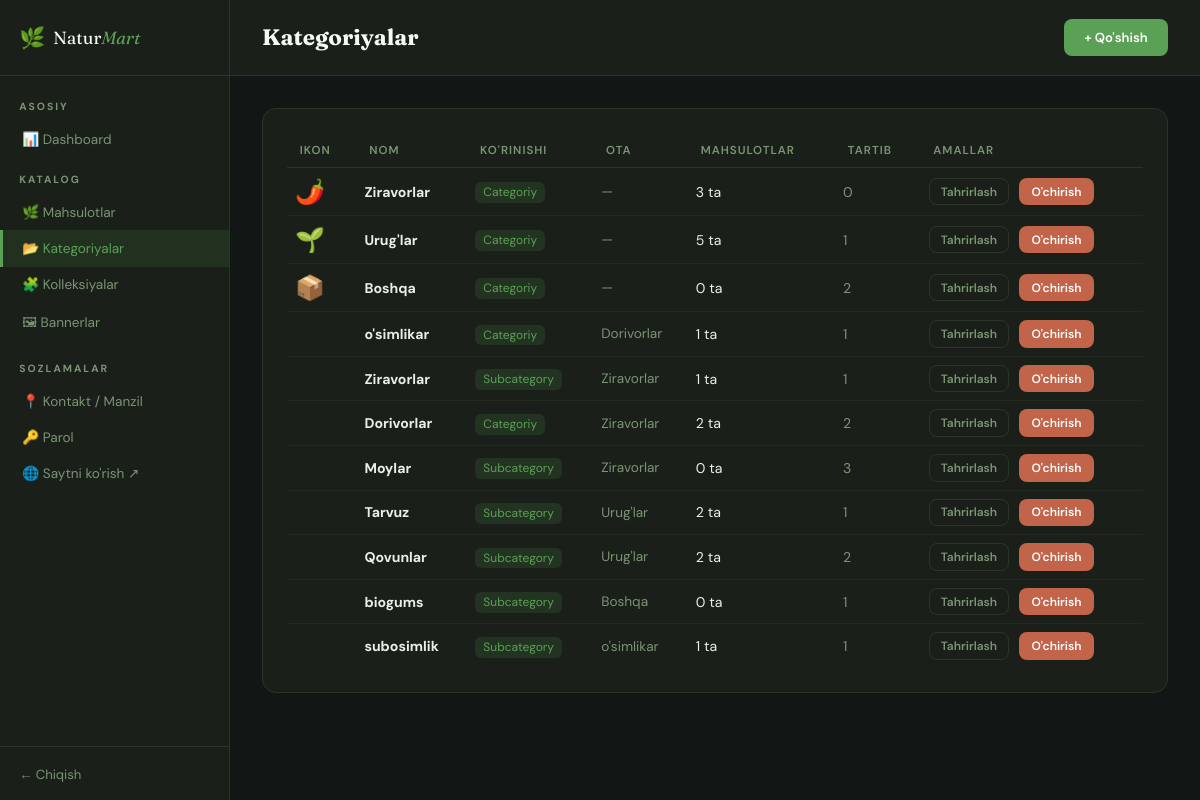
Before: /admin/kategoriyalar (signed in) with the older database file.
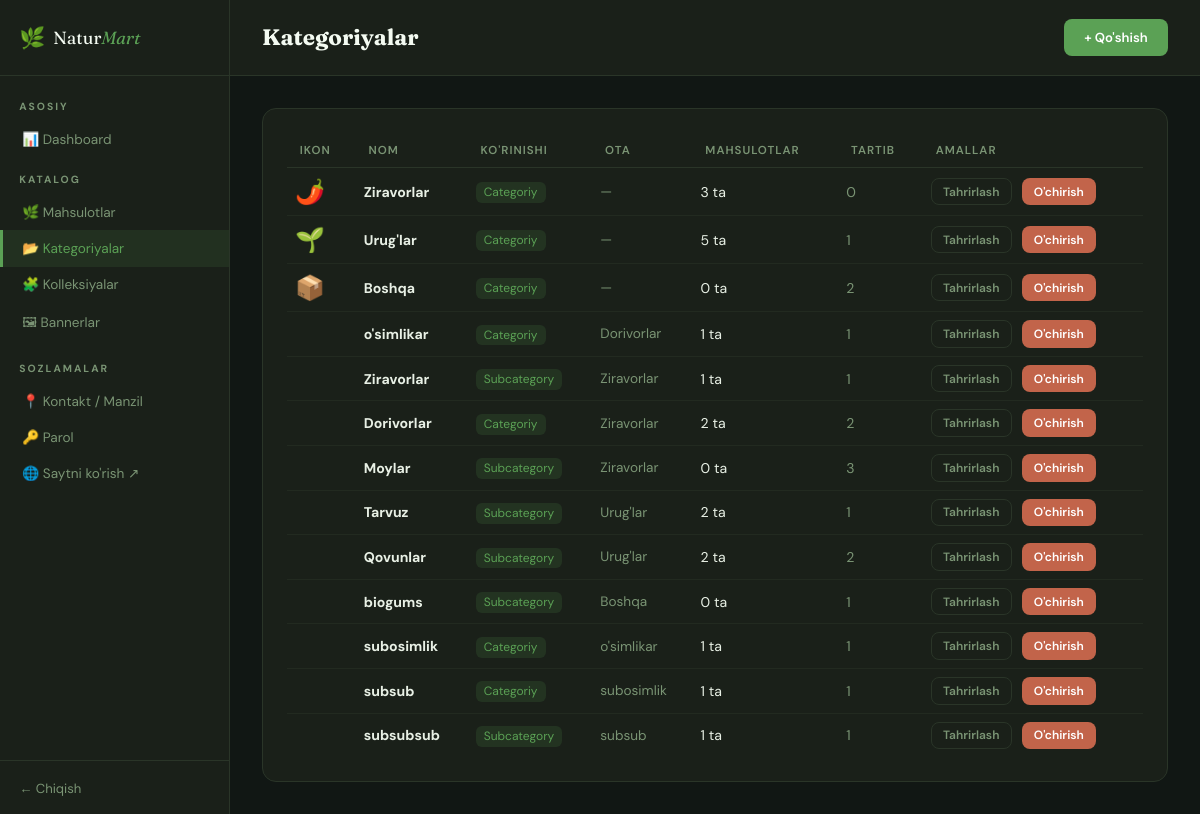
After: the same page with the newer database file.
### tables this page shows
CREATE TABLE category (
                id INTEGER PRIMARY KEY AUTOINCREMENT,
                name TEXT NOT NULL,
                slug TEXT UNIQUE NOT NULL,
                icon TEXT DEFAULT '🌿',
                type TEXT DEFAULT 'ziravod',
                description TEXT,
                sort_order INTEGER DEFAULT 0
            , parent_id INTEGER, is_type INTEGER DEFAULT 0);

### app/routes/admin.py (the view)
@admin.route('/kategoriyalar')
@login_required
def categories():
    db = get_db()
    cats = db.execute(
        'SELECT c.*, p.name as parent_name, '
        '(SELECT COUNT(*) FROM category ch WHERE ch.parent_id=c.id) as child_count, '
        'COUNT(DISTINCT pc.product_id) as prod_count '
        'FROM category c '
        'LEFT JOIN category p ON p.id=c.parent_id '
        'LEFT JOIN product_categories pc ON pc.category_id=c.id '
        'GROUP BY c.id ORDER BY COALESCE(c.parent_id,0), c.sort_order, c.name'
    ).fetchall()
    return render_template('admin/categories.html', categories=cats)

### app/__init__.py (called while the page is built)
def get_db():
    if 'db' not in g:
        g.db = sqlite3.connect(DATABASE, detect_types=sqlite3.PARSE_DECLTYPES)
        g.db.row_factory = sqlite3.Row
        g.db.execute('PRAGMA foreign_keys = ON')
    return g.db

### app/routes/admin.py (called while the page is built)
def login_required(f):
    @wraps(f)
    def decorated(*args,**kwargs):
        if not session.get('admin_id'):
            return redirect(url_for('admin.login'))
        return f(*args,**kwargs)
    return decorated

### app/templates/admin/categories.html (shortened to what this page needs)
{% extends 'admin/base_admin.html' %}
{% block content %}
<div class="topbar">
  <h1 class="page-title">Kategoriyalar</h1>
  <a href="{{ url_for('admin.add_category') }}" class="btn btn-green">+ Qo'shish</a>
</div>
<div class="admin-content">
  <div class="card">
    <table>
      <thead><tr><th>Ikon</th><th>Nom</th><th>Ko'rinishi</th><th>Ota</th><th>Mahsulotlar</th><th>Tartib</th><th>Amallar</th></tr></thead>
      <tbody>
        {% for c in categories %}
        <tr>
          <td style="font-size:1.5rem;">{{ c.icon }}</td>
          <td><strong>{{ c.name }}</strong></td>
          <td>
            {% set looks_like_type = (c.is_type or (c.child_count and c.child_count > 0)) %}
            <span style="font-size:0.75rem;background:rgba(91,161,85,0.15);color:var(--a-green);padding:0.15rem 0.5rem;border-radius:6px;">
              {% if looks_like_type %}Categoriy{% else %}Subcategory{% endif %}
            </span>
          </td>
          <td style="color:var(--a-muted);font-size:0.85rem;">{{ c.parent_name or '—' }}</td>
          <td>{{ c.prod_count }} ta</td>
          <td style="color:var(--a-muted);">{{ c.sort_order }}</td>
          <td>
            <div style="display:flex; gap:10px">
              <a href="{{ url_for('admin.edit_category', id=c.id) }}" class="btn btn-outline btn-sm">Tahrirlash</a>
              <form method="POST" action="{{ url_for('admin.delete_category', id=c.id) }}" onsubmit="return confirm('O\'chirasizmi?')">
                <button type="submit" class="btn btn-red btn-sm">O'chirish</button>
              </form>
            </div>
          </td>
        </tr>
        {% else %}
        <tr><td colspan="8" style="text-align:center;padding:2rem;color:var(--a-muted);">Kategoriya yo'q</td></tr>
        {% endfor %}
      </tbody>
    </table>
  </div>
</div>
{% endblock %}

Changed rows visible on the page:
computed for category "subosimlik": text "Subcategory" → "Categoriy"
added category: name "subsub", shows "Categoriy", parent_name "subosimlik", prod_count "1", sort_order "1"
added category: name "subsubsub", shows "Subcategory", parent_name "subsub", prod_count "1", sort_order "1"
